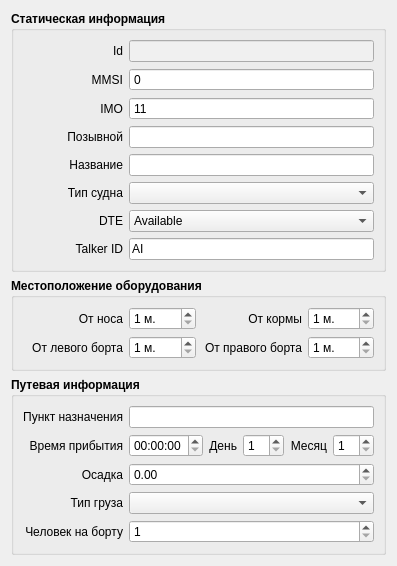
     <widget class="QWidget" name="tabVesselInfo">
      <attribute name="title">
       <string>Информация о судне</string>
      </attribute>
      <layout class="QVBoxLayout" name="verticalLayout_9">
       <item>
        <widget class="QGroupBox" name="gbStaticData">
         <property name="font">
          <font>
           <weight>75</weight>
           <bold>true</bold>
          </font>
         </property>
         <property name="title">
          <string>Статическая информация</string>
         </property>
         <layout class="QVBoxLayout" name="verticalLayout_7">
          <item>
           <layout class="QHBoxLayout" name="layoutID_2">
            <item>
             <widget class="QLabel" name="lblID_2">
              <property name="sizePolicy">
               <sizepolicy hsizetype="Fixed" vsizetype="Preferred">
                <horstretch>0</horstretch>
                <verstretch>0</verstretch>
               </sizepolicy>
              </property>
              <property name="minimumSize">
               <size>
                <width>100</width>
                <height>0</height>
               </size>
              </property>
              <property name="maximumSize">
               <size>
                <width>100</width>
                <height>16777215</height>
               </size>
              </property>
              <property name="font">
               <font>
                <weight>50</weight>
                <bold>false</bold>
               </font>
              </property>
              <property name="text">
               <string>Id</string>
              </property>
              <property name="alignment">
               <set>Qt::AlignRight|Qt::AlignTrailing|Qt::AlignVCenter</set>
              </property>
             </widget>
            </item>
            <item>
             <widget class="QLineEdit" name="ediId">
              <property name="font">
               <font>
                <weight>50</weight>
                <bold>false</bold>
               </font>
              </property>
              <property name="styleSheet">
               <string notr="true">background-color: rgb(240, 240, 240);</string>
              </property>
              <property name="readOnly">
               <bool>true</bool>
              </property>
             </widget>
            </item>
           </layout>
          </item>
          <item>
           <layout class="QHBoxLayout" name="layoutID">
            <item>
             <widget class="QLabel" name="lblID">
              <property name="sizePolicy">
               <sizepolicy hsizetype="Fixed" vsizetype="Preferred">
                <horstretch>0</horstretch>
                <verstretch>0</verstretch>
               </sizepolicy>
              </property>
              <property name="minimumSize">
               <size>
                <width>100</width>
                <height>0</height>
               </size>
              </property>
              <property name="maximumSize">
               <size>
                <width>100</width>
                <height>16777215</height>
               </size>
              </property>
              <property name="font">
               <font>
                <weight>50</weight>
                <bold>false</bold>
               </font>
              </property>
              <property name="text">
               <string>MMSI</string>
              </property>
              <property name="alignment">
               <set>Qt::AlignRight|Qt::AlignTrailing|Qt::AlignVCenter</set>
              </property>
             </widget>
            </item>
            <item>
             <widget class="QSpinBox" name="spinMMSI">
              <property name="font">
               <font>
                <weight>50</weight>
                <bold>false</bold>
               </font>
              </property>
              <property name="buttonSymbols">
               <enum>QAbstractSpinBox::NoButtons</enum>
              </property>
              <property name="maximum">
               <number>999999999</number>
              </property>
             </widget>
            </item>
           </layout>
          </item>
          <item>
           <layout class="QHBoxLayout" name="layoutID_3">
            <item>
             <widget class="QLabel" name="lblID_3">
              <property name="sizePolicy">
               <sizepolicy hsizetype="Fixed" vsizetype="Preferred">
                <horstretch>0</horstretch>
                <verstretch>0</verstretch>
               </sizepolicy>
              </property>
              <property name="minimumSize">
               <size>
                <width>100</width>
                <height>0</height>
               </size>
              </property>
              <property name="maximumSize">
               <size>
                <width>100</width>
                <height>16777215</height>
               </size>
              </property>
              <property name="font">
               <font>
                <weight>50</weight>
                <bold>false</bold>
               </font>
              </property>
              <property name="text">
               <string>IMO</string>
              </property>
              <property name="alignment">
               <set>Qt::AlignRight|Qt::AlignTrailing|Qt::AlignVCenter</set>
              </property>
             </widget>
            </item>
            <item>
             <widget class="QSpinBox" name="spinIMO">
              <property name="font">
               <font>
                <weight>50</weight>
                <bold>false</bold>
               </font>
              </property>
              <property name="buttonSymbols">
               <enum>QAbstractSpinBox::NoButtons</enum>
              </property>
              <property name="specialValueText">
               <string/>
              </property>
              <property name="maximum">
               <number>999999999</number>
              </property>
              <property name="value">
               <number>11</number>
              </property>
             </widget>
            </item>
           </layout>
          </item>
          <item>
           <layout class="QHBoxLayout" name="layoutDevName">
            <item>
             <widget class="QLabel" name="lblDevName">
              <property name="sizePolicy">
               <sizepolicy hsizetype="Fixed" vsizetype="Preferred">
                <horstretch>0</horstretch>
                <verstretch>0</verstretch>
               </sizepolicy>
              </property>
              <property name="minimumSize">
               <size>
                <width>100</width>
                <height>0</height>
               </size>
              </property>
              <property name="maximumSize">
               <size>
                <width>100</width>
                <height>16777215</height>
               </size>
              </property>
              <property name="font">
               <font>
                <weight>50</weight>
                <bold>false</bold>
               </font>
              </property>
              <property name="text">
               <string>Позывной</string>
              </property>
              <property name="alignment">
               <set>Qt::AlignRight|Qt::AlignTrailing|Qt::AlignVCenter</set>
              </property>
             </widget>
            </item>
            <item>
             <widget class="QLineEdit" name="editCallsign">
              <property name="font">
               <font>
                <weight>50</weight>
                <bold>false</bold>
               </font>
              </property>
             </widget>
            </item>
           </layout>
          </item>
          <item>
           <layout class="QHBoxLayout" name="layoutDevName_2">
            <item>
             <widget class="QLabel" name="lblName">
              <property name="sizePolicy">
               <sizepolicy hsizetype="Fixed" vsizetype="Preferred">
                <horstretch>0</horstretch>
                <verstretch>0</verstretch>
               </sizepolicy>
              </property>
              <property name="minimumSize">
               <size>
                <width>100</width>
                <height>0</height>
               </size>
              </property>
              <property name="maximumSize">
               <size>
                <width>100</width>
                <height>16777215</height>
               </size>
              </property>
              <property name="font">
               <font>
                <weight>50</weight>
                <bold>false</bold>
               </font>
              </property>
              <property name="text">
               <string>Название</string>
              </property>
              <property name="alignment">
               <set>Qt::AlignRight|Qt::AlignTrailing|Qt::AlignVCenter</set>
              </property>
             </widget>
            </item>
            <item>
             <widget class="QLineEdit" name="editName">
              <property name="font">
               <font>
                <weight>50</weight>
                <bold>false</bold>
               </font>
              </property>
             </widget>
            </item>
           </layout>
          </item>
          <item>
           <layout class="QHBoxLayout" name="horizontalLayout_2">
            <item>
             <widget class="QLabel" name="lblDevName_2">
              <property name="sizePolicy">
               <sizepolicy hsizetype="Fixed" vsizetype="Preferred">
                <horstretch>0</horstretch>
                <verstretch>0</verstretch>
               </sizepolicy>
              </property>
              <property name="minimumSize">
               <size>
                <width>100</width>
                <height>0</height>
               </size>
              </property>
              <property name="maximumSize">
               <size>
                <width>100</width>
                <height>16777215</height>
               </size>
              </property>
              <property name="font">
               <font>
                <weight>50</weight>
                <bold>false</bold>
               </font>
              </property>
              <property name="text">
               <string>Тип судна</string>
              </property>
              <property name="alignment">
               <set>Qt::AlignRight|Qt::AlignTrailing|Qt::AlignVCenter</set>
              </property>
             </widget>
            </item>
            <item>
             <widget class="QComboBox" name="cbVesselType">
              <property name="font">
               <font>
                <weight>50</weight>
                <bold>false</bold>
               </font>
              </property>
             </widget>
            </item>
           </layout>
          </item>
          <item>
           <layout class="QHBoxLayout" name="horizontalLayout_18">
            <item>
             <widget class="QLabel" name="lblDevName_13">
              <property name="sizePolicy">
               <sizepolicy hsizetype="Fixed" vsizetype="Preferred">
                <horstretch>0</horstretch>
                <verstretch>0</verstretch>
               </sizepolicy>
              </property>
              <property name="minimumSize">
               <size>
                <width>100</width>
                <height>0</height>
               </size>
              </property>
              <property name="maximumSize">
               <size>
                <width>100</width>
                <height>16777215</height>
               </size>
              </property>
              <property name="font">
               <font>
                <weight>50</weight>
                <bold>false</bold>
               </font>
              </property>
              <property name="text">
               <string>DTE</string>
              </property>
              <property name="alignment">
               <set>Qt::AlignRight|Qt::AlignTrailing|Qt::AlignVCenter</set>
              </property>
             </widget>
            </item>
            <item>
             <widget class="QComboBox" name="cbDTE">
              <property name="font">
               <font>
                <weight>50</weight>
                <bold>false</bold>
               </font>
              </property>
              <item>
               <property name="text">
                <string>Available</string>
               </property>
              </item>
              <item>
               <property name="text">
                <string>Not available</string>
               </property>
              </item>
             </widget>
            </item>
           </layout>
          </item>
          <item>
           <layout class="QHBoxLayout" name="layoutDevName_3">
            <item>
             <widget class="QLabel" name="lblName_2">
              <property name="sizePolicy">
               <sizepolicy hsizetype="Fixed" vsizetype="Preferred">
                <horstretch>0</horstretch>
                <verstretch>0</verstretch>
               </sizepolicy>
              </property>
              <property name="minimumSize">
               <size>
                <width>100</width>
                <height>0</height>
               </size>
              </property>
              <property name="maximumSize">
               <size>
                <width>100</width>
                <height>16777215</height>
               </size>
              </property>
              <property name="font">
               <font>
                <weight>50</weight>
                <bold>false</bold>
               </font>
              </property>
              <property name="text">
               <string>Talker ID</string>
              </property>
              <property name="alignment">
               <set>Qt::AlignRight|Qt::AlignTrailing|Qt::AlignVCenter</set>
              </property>
             </widget>
            </item>
            <item>
             <widget class="QLineEdit" name="editTalkerID">
              <property name="font">
               <font>
                <weight>50</weight>
                <bold>false</bold>
               </font>
              </property>
              <property name="text">
               <string>AI</string>
              </property>
              <property name="maxLength">
               <number>2</number>
              </property>
              <property name="placeholderText">
               <string>AI</string>
              </property>
             </widget>
            </item>
           </layout>
          </item>
         </layout>
        </widget>
       </item>
       <item>
        <widget class="QGroupBox" name="groupBox">
         <property name="font">
          <font>
           <weight>75</weight>
           <bold>true</bold>
          </font>
         </property>
         <property name="title">
          <string>Местоположение оборудования</string>
         </property>
         <layout class="QVBoxLayout" name="verticalLayout">
          <item>
           <layout class="QHBoxLayout" name="horizontalLayout">
            <item>
             <widget class="QLabel" name="lblDevName_3">
              <property name="sizePolicy">
               <sizepolicy hsizetype="Fixed" vsizetype="Preferred">
                <horstretch>0</horstretch>
                <verstretch>0</verstretch>
               </sizepolicy>
              </property>
              <property name="minimumSize">
               <size>
                <width>100</width>
                <height>0</height>
               </size>
              </property>
              <property name="maximumSize">
               <size>
                <width>100</width>
                <height>16777215</height>
               </size>
              </property>
              <property name="font">
               <font>
                <weight>50</weight>
                <bold>false</bold>
               </font>
              </property>
              <property name="text">
               <string>От носа</string>
              </property>
              <property name="alignment">
               <set>Qt::AlignRight|Qt::AlignTrailing|Qt::AlignVCenter</set>
              </property>
             </widget>
            </item>
            <item>
             <widget class="QSpinBox" name="spinPosRefA">
              <property name="font">
               <font>
                <weight>50</weight>
                <bold>false</bold>
               </font>
              </property>
              <property name="suffix">
               <string> м.</string>
              </property>
              <property name="minimum">
               <number>1</number>
              </property>
              <property name="maximum">
               <number>990</number>
              </property>
             </widget>
            </item>
            <item>
             <widget class="QLabel" name="lblDevName_4">
              <property name="sizePolicy">
               <sizepolicy hsizetype="Fixed" vsizetype="Preferred">
                <horstretch>0</horstretch>
                <verstretch>0</verstretch>
               </sizepolicy>
              </property>
              <property name="minimumSize">
               <size>
                <width>100</width>
                <height>0</height>
               </size>
              </property>
              <property name="maximumSize">
               <size>
                <width>100</width>
                <height>16777215</height>
               </size>
              </property>
              <property name="font">
               <font>
                <weight>50</weight>
                <bold>false</bold>
               </font>
              </property>
              <property name="text">
               <string>От кормы</string>
              </property>
              <property name="alignment">
               <set>Qt::AlignRight|Qt::AlignTrailing|Qt::AlignVCenter</set>
              </property>
             </widget>
            </item>
            <item>
             <widget class="QSpinBox" name="spinPosRefB">
              <property name="font">
               <font>
                <weight>50</weight>
                <bold>false</bold>
               </font>
              </property>
              <property name="suffix">
               <string> м.</string>
              </property>
              <property name="minimum">
               <number>1</number>
              </property>
              <property name="maximum">
               <number>990</number>
              </property>
             </widget>
            </item>
           </layout>
          </item>
          <item>
           <layout class="QHBoxLayout" name="horizontalLayout_16">
            <item>
             <widget class="QLabel" name="lblDevName_10">
              <property name="sizePolicy">
               <sizepolicy hsizetype="Fixed" vsizetype="Preferred">
                <horstretch>0</horstretch>
                <verstretch>0</verstretch>
               </sizepolicy>
              </property>
              <property name="minimumSize">
               <size>
                <width>100</width>
                <height>0</height>
               </size>
              </property>
              <property name="maximumSize">
               <size>
                <width>100</width>
                <height>16777215</height>
               </size>
              </property>
              <property name="font">
               <font>
                <weight>50</weight>
                <bold>false</bold>
               </font>
              </property>
              <property name="text">
               <string>От левого борта</string>
              </property>
              <property name="alignment">
               <set>Qt::AlignRight|Qt::AlignTrailing|Qt::AlignVCenter</set>
              </property>
             </widget>
            </item>
            <item>
             <widget class="QSpinBox" name="spinPosRefC">
              <property name="font">
               <font>
                <weight>50</weight>
                <bold>false</bold>
               </font>
              </property>
              <property name="suffix">
               <string> м.</string>
              </property>
              <property name="minimum">
               <number>1</number>
              </property>
              <property name="maximum">
               <number>990</number>
              </property>
             </widget>
            </item>
            <item>
             <widget class="QLabel" name="lblDevName_11">
              <property name="sizePolicy">
               <sizepolicy hsizetype="Fixed" vsizetype="Preferred">
                <horstretch>0</horstretch>
                <verstretch>0</verstretch>
               </sizepolicy>
              </property>
              <property name="minimumSize">
               <size>
                <width>100</width>
                <height>0</height>
               </size>
              </property>
              <property name="maximumSize">
               <size>
                <width>100</width>
                <height>16777215</height>
               </size>
              </property>
              <property name="font">
               <font>
                <weight>50</weight>
                <bold>false</bold>
               </font>
              </property>
              <property name="text">
               <string>От правого борта</string>
              </property>
              <property name="alignment">
               <set>Qt::AlignRight|Qt::AlignTrailing|Qt::AlignVCenter</set>
              </property>
             </widget>
            </item>
            <item>
             <widget class="QSpinBox" name="spinPosRefD">
              <property name="font">
               <font>
                <weight>50</weight>
                <bold>false</bold>
               </font>
              </property>
              <property name="suffix">
               <string> м.</string>
              </property>
              <property name="minimum">
               <number>1</number>
              </property>
              <property name="maximum">
               <number>990</number>
              </property>
             </widget>
            </item>
           </layout>
          </item>
         </layout>
        </widget>
       </item>
       <item>
        <widget class="QGroupBox" name="gbVoyageData">
         <property name="sizePolicy">
          <sizepolicy hsizetype="Preferred" vsizetype="Fixed">
           <horstretch>0</horstretch>
           <verstretch>0</verstretch>
          </sizepolicy>
         </property>
         <property name="font">
          <font>
           <weight>75</weight>
           <bold>true</bold>
          </font>
         </property>
         <property name="title">
          <string>Путевая информация</string>
         </property>
         <property name="flat">
          <bool>false</bool>
         </property>
         <layout class="QVBoxLayout" name="verticalLayout_2">
          <item>
           <layout class="QHBoxLayout" name="horizontalLayout_3">
            <item>
             <widget class="QLabel" name="lblDevName_5">
              <property name="sizePolicy">
               <sizepolicy hsizetype="Fixed" vsizetype="Preferred">
                <horstretch>0</horstretch>
                <verstretch>0</verstretch>
               </sizepolicy>
              </property>
              <property name="minimumSize">
               <size>
                <width>100</width>
                <height>0</height>
               </size>
              </property>
              <property name="maximumSize">
               <size>
                <width>100</width>
                <height>16777215</height>
               </size>
              </property>
              <property name="font">
               <font>
                <weight>50</weight>
                <bold>false</bold>
               </font>
              </property>
              <property name="text">
               <string>Пункт назначения</string>
              </property>
              <property name="alignment">
               <set>Qt::AlignRight|Qt::AlignTrailing|Qt::AlignVCenter</set>
              </property>
             </widget>
            </item>
            <item>
             <widget class="QLineEdit" name="editDestination">
              <property name="font">
               <font>
                <weight>50</weight>
                <bold>false</bold>
               </font>
              </property>
              <property name="text">
               <string/>
              </property>
             </widget>
            </item>
           </layout>
          </item>
          <item>
           <layout class="QHBoxLayout" name="horizontalLayout_4">
            <item>
             <widget class="QLabel" name="lblDevName_6">
              <property name="sizePolicy">
               <sizepolicy hsizetype="Fixed" vsizetype="Preferred">
                <horstretch>0</horstretch>
                <verstretch>0</verstretch>
               </sizepolicy>
              </property>
              <property name="minimumSize">
               <size>
                <width>100</width>
                <height>0</height>
               </size>
              </property>
              <property name="maximumSize">
               <size>
                <width>100</width>
                <height>16777215</height>
               </size>
              </property>
              <property name="font">
               <font>
                <weight>50</weight>
                <bold>false</bold>
               </font>
              </property>
              <property name="text">
               <string>Время прибытия</string>
              </property>
              <property name="alignment">
               <set>Qt::AlignRight|Qt::AlignTrailing|Qt::AlignVCenter</set>
              </property>
             </widget>
            </item>
            <item>
             <widget class="QTimeEdit" name="timeETAutc">
              <property name="font">
               <font>
                <weight>50</weight>
                <bold>false</bold>
               </font>
              </property>
             </widget>
            </item>
            <item>
             <widget class="QLabel" name="label">
              <property name="sizePolicy">
               <sizepolicy hsizetype="Fixed" vsizetype="Preferred">
                <horstretch>0</horstretch>
                <verstretch>0</verstretch>
               </sizepolicy>
              </property>
              <property name="minimumSize">
               <size>
                <width>20</width>
                <height>0</height>
               </size>
              </property>
              <property name="maximumSize">
               <size>
                <width>40</width>
                <height>16777215</height>
               </size>
              </property>
              <property name="font">
               <font>
                <weight>50</weight>
                <bold>false</bold>
               </font>
              </property>
              <property name="text">
               <string>День</string>
              </property>
              <property name="alignment">
               <set>Qt::AlignRight|Qt::AlignTrailing|Qt::AlignVCenter</set>
              </property>
             </widget>
            </item>
            <item>
             <widget class="QSpinBox" name="spinETAday">
              <property name="font">
               <font>
                <weight>50</weight>
                <bold>false</bold>
               </font>
              </property>
              <property name="minimum">
               <number>1</number>
              </property>
              <property name="maximum">
               <number>31</number>
              </property>
             </widget>
            </item>
            <item>
             <widget class="QLabel" name="label_4">
              <property name="sizePolicy">
               <sizepolicy hsizetype="Fixed" vsizetype="Preferred">
                <horstretch>0</horstretch>
                <verstretch>0</verstretch>
               </sizepolicy>
              </property>
              <property name="minimumSize">
               <size>
                <width>20</width>
                <height>0</height>
               </size>
              </property>
              <property name="maximumSize">
               <size>
                <width>40</width>
                <height>16777215</height>
               </size>
              </property>
              <property name="font">
               <font>
                <weight>50</weight>
                <bold>false</bold>
               </font>
              </property>
              <property name="text">
               <string>Месяц</string>
              </property>
              <property name="alignment">
               <set>Qt::AlignRight|Qt::AlignTrailing|Qt::AlignVCenter</set>
              </property>
             </widget>
            </item>
            <item>
             <widget class="QSpinBox" name="spinETAmonth">
              <property name="font">
               <font>
                <weight>50</weight>
                <bold>false</bold>
               </font>
              </property>
              <property name="minimum">
               <number>1</number>
              </property>
              <property name="maximum">
               <number>12</number>
              </property>
             </widget>
            </item>
           </layout>
          </item>
          <item>
           <layout class="QHBoxLayout" name="horizontalLayout_15">
            <item>
             <widget class="QLabel" name="lblDevName_9">
              <property name="sizePolicy">
               <sizepolicy hsizetype="Fixed" vsizetype="Preferred">
                <horstretch>0</horstretch>
                <verstretch>0</verstretch>
               </sizepolicy>
              </property>
              <property name="minimumSize">
               <size>
                <width>100</width>
                <height>0</height>
               </size>
              </property>
              <property name="maximumSize">
               <size>
                <width>100</width>
                <height>16777215</height>
               </size>
              </property>
              <property name="font">
               <font>
                <weight>50</weight>
                <bold>false</bold>
               </font>
              </property>
              <property name="text">
               <string>Осадка</string>
              </property>
              <property name="alignment">
               <set>Qt::AlignRight|Qt::AlignTrailing|Qt::AlignVCenter</set>
              </property>
             </widget>
            </item>
            <item>
             <widget class="QDoubleSpinBox" name="dspinDraft">
              <property name="font">
               <font>
                <weight>50</weight>
                <bold>false</bold>
               </font>
              </property>
              <property name="minimum">
               <double>0.000000000000000</double>
              </property>
             </widget>
            </item>
           </layout>
          </item>
          <item>
           <layout class="QHBoxLayout" name="horizontalLayout_5">
            <item>
             <widget class="QLabel" name="lblDevName_7">
              <property name="sizePolicy">
               <sizepolicy hsizetype="Fixed" vsizetype="Preferred">
                <horstretch>0</horstretch>
                <verstretch>0</verstretch>
               </sizepolicy>
              </property>
              <property name="minimumSize">
               <size>
                <width>100</width>
                <height>0</height>
               </size>
              </property>
              <property name="maximumSize">
               <size>
                <width>100</width>
                <height>16777215</height>
               </size>
              </property>
              <property name="font">
               <font>
                <weight>50</weight>
                <bold>false</bold>
               </font>
              </property>
              <property name="text">
               <string>Тип груза</string>
              </property>
              <property name="alignment">
               <set>Qt::AlignRight|Qt::AlignTrailing|Qt::AlignVCenter</set>
              </property>
             </widget>
            </item>
            <item>
             <widget class="QComboBox" name="cbCargoType">
              <property name="font">
               <font>
                <weight>50</weight>
                <bold>false</bold>
               </font>
              </property>
             </widget>
            </item>
           </layout>
          </item>
          <item>
           <layout class="QHBoxLayout" name="horizontalLayout_6">
            <item>
             <widget class="QLabel" name="lblDevName_8">
              <property name="sizePolicy">
               <sizepolicy hsizetype="Fixed" vsizetype="Preferred">
                <horstretch>0</horstretch>
                <verstretch>0</verstretch>
               </sizepolicy>
              </property>
              <property name="minimumSize">
               <size>
                <width>100</width>
                <height>0</height>
               </size>
              </property>
              <property name="maximumSize">
               <size>
                <width>100</width>
                <height>16777215</height>
               </size>
              </property>
              <property name="font">
               <font>
                <weight>50</weight>
                <bold>false</bold>
               </font>
              </property>
              <property name="text">
               <string>Человек на борту</string>
              </property>
              <property name="alignment">
               <set>Qt::AlignRight|Qt::AlignTrailing|Qt::AlignVCenter</set>
              </property>
             </widget>
            </item>
            <item>
             <widget class="QSpinBox" name="spinTeam">
              <property name="font">
               <font>
                <weight>50</weight>
                <bold>false</bold>
               </font>
              </property>
              <property name="minimum">
               <number>1</number>
              </property>
              <property name="maximum">
               <number>9900</number>
              </property>
             </widget>
            </item>
           </layout>
          </item>
         </layout>
        </widget>
       </item>
      </layout>
     </widget>
